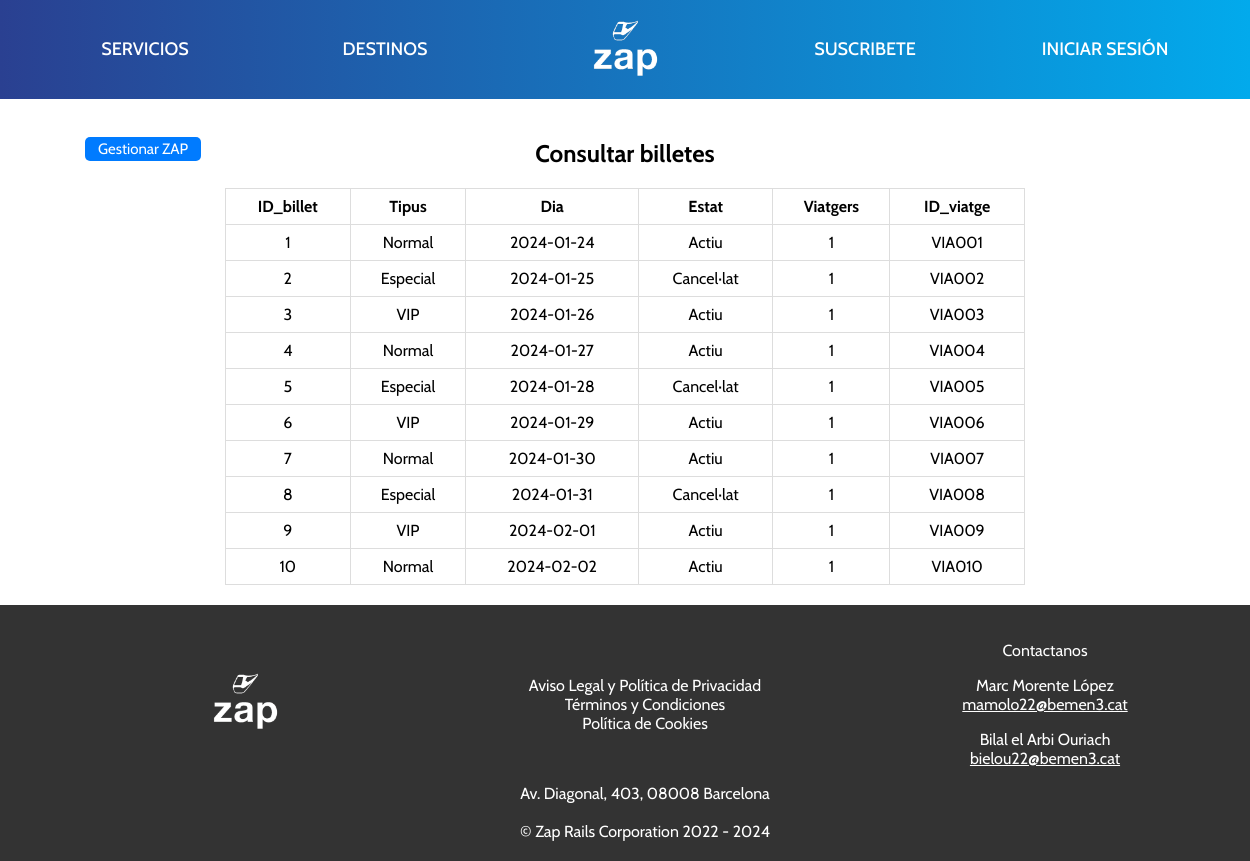
The page /php/zap_consultar_billetes.php on the database its author committed.
### tables this page shows
CREATE TABLE BITLLETS (
    ID_billet INT AUTO_INCREMENT PRIMARY KEY NOT NULL,
    Tipus VARCHAR(15),
    Dia DATE NOT NULL,
    Estat VARCHAR(15) NOT NULL,
    Viatgers INT NOT NULL,
	ID_viatge VARCHAR(6),
	FOREIGN KEY (ID_viatge) REFERENCES VIATGES (ID_viatge)
);

### php/zap_consultar_billetes.php (the view, shortened to what this page needs)
<!DOCTYPE html>
<html lang="es">
    <head>
        <link rel="stylesheet" href="https://cdnjs.cloudflare.com/ajax/libs/font-awesome/6.4.2/css/all.min.css" />
        <link rel="stylesheet" href="https://cdn.jsdelivr.net/npm/swiper@11/swiper-bundle.min.css"/>
        <link rel="stylesheet" href="../css/style.css">
        <link rel="stylesheet" href="../css/php.css">
        <link rel="stylesheet" href="../css/zap_consultar.css">
    </head>
    <body>
        <header>
            <div class="contenedor">
                <div class="columna"><a href="#servicios" id="nave">SERVICIOS</a></div>
                <div class="columna"><a href="#destinos" id="nave">DESTINOS</a></div>
                <div class="columna">
                    <a href="../html/index.html">
                        <img src="../img/logo3.png" alt="Logo de Zap" id="logo">
                    </a>
                </div>
                <div class="columna"><a href="../html/suscribe.html" id="nave">SUSCRIBETE</a></div>
                <div class="columna"><a href="../html/login.html" id="nave">INICIAR SESIÓN</a></div>
            </div>
        </header>
        <div class="table">
            <h2>Consultar billetes</h2>
            <div class="cancelar">
                <a href="../html/zap_gestionar.html">Gestionar ZAP</a>
            </div>
            <?php
                $servidor = "localhost";
                $usuario = "root";
                $password = "";
                $bd = "zap_rails";
                $enlace = mysqli_connect($servidor, $usuario, $password, $bd);
                $sentencia= "SELECT * FROM bitllets";
                $result=mysqli_query($enlace, $sentencia);
                $grado = mysqli_num_fields($result);
                echo "<table border=1> <tr>";
                for ($x = 0; $x < $grado; $x++) {
                    $atributo = mysqli_fetch_field($result);
                    echo "<td><strong>$atributo->name</strong></td>";
                }
                echo "</tr>";
                $cardinalidad = mysqli_num_rows($result);
                while ($cardinalidad!=0) {
                $fila = mysqli_fetch_row($result);
                echo "<tr>";
                for ($x = 0; $x < $grado; $x++) {
                echo "<td>";
                echo "$fila[$x]"." ";
                echo "</td>";
                }
                echo "</tr>";
                $cardinalidad--;
                }
                echo "</table>";
            ?>
        </div>
        <footer>
            <div class="contenedor">
                <div class="columna">
                    <img src="../img/logo3.png" alt="old logo" id="logo">
                </div>
                <div class="columna">
                    <a href="../html/privacidad.html">Aviso Legal y Política de Privacidad</a><br>
                    <a href="#terminos">Términos y Condiciones</a><br>
                    <a href="#terminos">Política de Cookies</a><br>
                </div>
                <div class="columna">
                    <p>
                        <a href="../html/contacto.html">Contactanos</a>
                    </p>
                    <p>
                        <a href="https://sites.google.com/bemen3.cat/ipopmorentemarc?usp=sharing">Marc Morente López</a><br>
                        <u><a class="texto-editable" contenteditable="false" onclick="seleccionarTexto()">mamolo22@bemen3.cat</a></u>
                    </p>
                    <p>
                        <a href="https://sites.google.com/bemen3.cat/ipopelarbibilal?usp=sharing">Bilal el Arbi Ouriach</a><br>
                        <u><a class="texto-editable" contenteditable="false" onclick="seleccionarTexto()">bielou22@bemen3.cat</a></u>
                    </p>
                </div>
            </div>
            <div class="contenedor">
                <div class="columna">
                    <a href="https://maps.app.goo.gl/SA1Z652ZtnRfmTXx7">Av. Diagonal, 403, 08008 Barcelona</a>
                </div>
            </div>
            <br>
            © Zap Rails Corporation 2022 - 2024
        </footer>
    </body>
</html>

### css/style.css (style rules this page uses)
body { font-family: Cabin, "Helvetica Neue", Helvetica, Arial, sans-serif; margin: 0; padding: 0; }
header { background: linear-gradient(to right, #2a4091, #02aaec); padding: 15px 0; font-weight: 500; line-height: 0.6; text-align: center; position: sticky; top: 0; z-index: 1000; }
.contenedor { display: flex; justify-content: space-between; max-width: 1200px; margin: 0 auto; }
.columna { text-align: center; flex: 1; margin: auto; }
.columna:last-child { margin-right: 0; }
#logo { width: 80px; border-radius: 20%; }
#nave { display: inline-block; text-decoration: none; color: white; font-size: 18px; padding: 10px; border-radius: 5px; transition: color 0.3s ease; }
footer { background-color: #333; color: #fff; text-align: center; padding: 20px; margin-top: auto; z-index: 1000; }
footer a { color: #fff; text-decoration: none; margin: 0 10px; transition: color 0.1s ease; }

### css/php.css (style rules this page uses)
body { text-align: center; height: 100vh; }

### css/zap_consultar.css (style rules this page uses)
body { display: flex; flex-direction: column; width: 100%; overflow-x: hidden; }
.contenedor { display: flex; justify-content: space-around; flex-wrap: wrap; }
.table { text-align: center; border-radius: 5px; padding: 20px; width: 100%; max-width: 800px; margin: 0 auto; position: relative; }
.table h2 { text-align: center; margin-bottom: 20px; }
.cancelar { position: absolute; top: 0; left: -120px; }
.cancelar a { display: inline-block; font-size: 15px; background-color: #007bff; color: #ffffff; padding: 3px 13px; margin-top: 38px; border-radius: 5px; text-decoration: none; transition: background-color 0.3s ease; }
.table table { width: 100%; border-collapse: collapse; border: 1px solid #ddd; }
.table table td, .table table th { border: 1px solid #ddd; padding: 8px; }
footer { width: 100%; z-index: 1000; align-items: center; }

### rows shown on the page
bitllets: ID_billet "1", Tipus "Normal", Dia "2024-01-24", Estat "Actiu", Viatgers "1", ID_viatge "VIA001"
bitllets: ID_billet "2", Tipus "Especial", Dia "2024-01-25", Estat "Cancel·lat", Viatgers "1", ID_viatge "VIA002"
bitllets: ID_billet "3", Tipus "VIP", Dia "2024-01-26", Estat "Actiu", Viatgers "1", ID_viatge "VIA003"
bitllets: ID_billet "4", Tipus "Normal", Dia "2024-01-27", Estat "Actiu", Viatgers "1", ID_viatge "VIA004"
bitllets: ID_billet "5", Tipus "Especial", Dia "2024-01-28", Estat "Cancel·lat", Viatgers "1", ID_viatge "VIA005"
bitllets: ID_billet "6", Tipus "VIP", Dia "2024-01-29", Estat "Actiu", Viatgers "1", ID_viatge "VIA006"
bitllets: ID_billet "7", Tipus "Normal", Dia "2024-01-30", Estat "Actiu", Viatgers "1", ID_viatge "VIA007"
bitllets: ID_billet "8", Tipus "Especial", Dia "2024-01-31", Estat "Cancel·lat", Viatgers "1", ID_viatge "VIA008"
bitllets: ID_billet "9", Tipus "VIP", Dia "2024-02-01", Estat "Actiu", Viatgers "1", ID_viatge "VIA009"
bitllets: ID_billet "10", Tipus "Normal", Dia "2024-02-02", Estat "Actiu", Viatgers "1", ID_viatge "VIA010"

### other values the page prints
$atributo->name "ID_billet"
$atributo->name "Tipus"
$atributo->name "Dia"
$atributo->name "Estat"
$atributo->name "Viatgers"
$atributo->name "ID_viatge"
